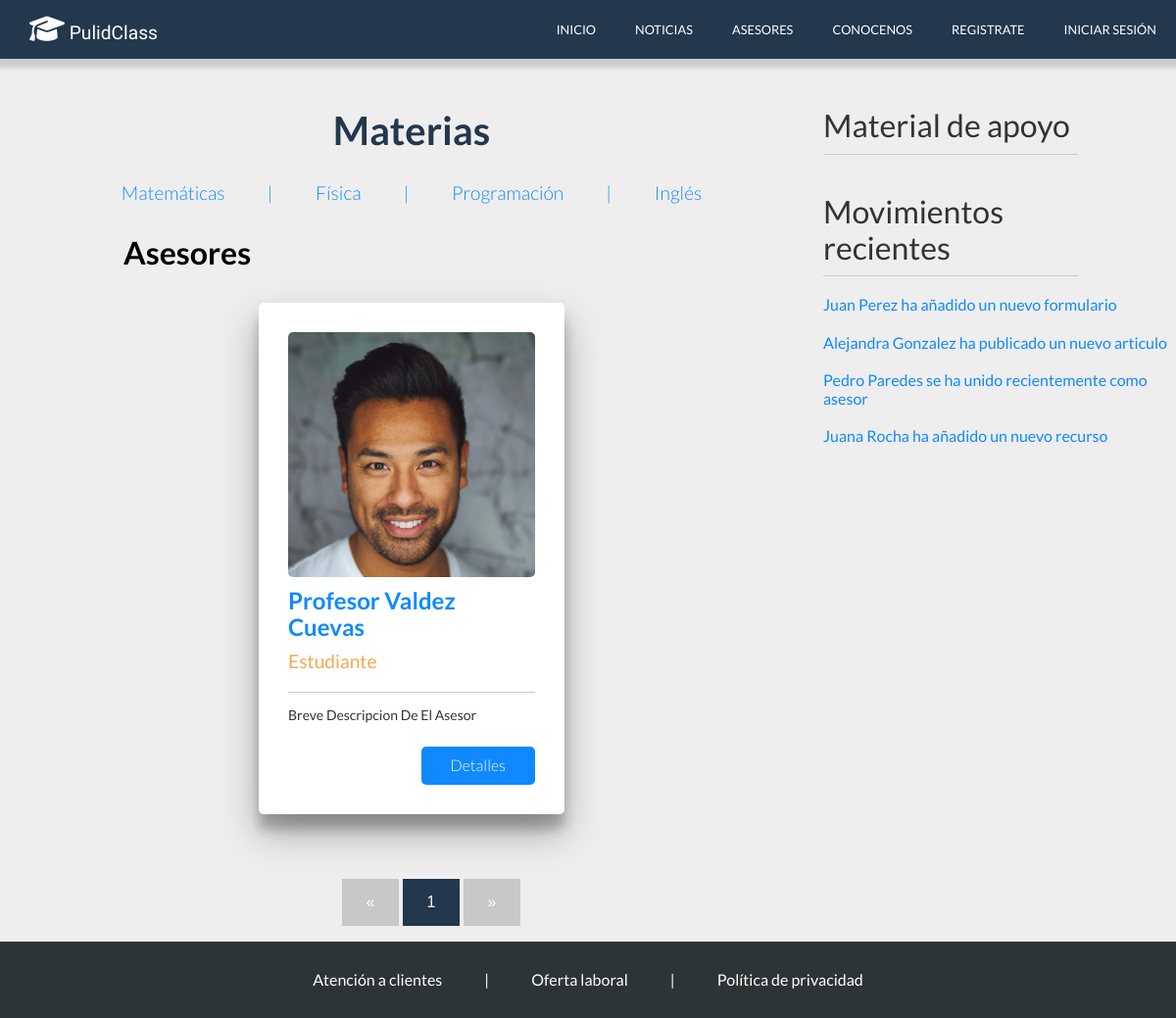
/asesores.php, run on the app's committed database.
### tables this page shows
CREATE TABLE `asesor` (
  `Id_Asesor` int(11) NOT NULL AUTO_INCREMENT,
  `Nombre_Usuario` varchar(30) NOT NULL,
  `Edad` int(11) DEFAULT NULL,
  `Grado_Estudios` varchar(40) DEFAULT NULL,
  `Nombres` varchar(50) DEFAULT NULL,
  `A_Paterno` varchar(30) DEFAULT NULL,
  `A_Materno` varchar(30) DEFAULT NULL,
  `Ocupacion` varchar(50) DEFAULT NULL,
  `Descripcion` varchar(250) DEFAULT NULL,
  `Correo` varchar(70) DEFAULT NULL,
  `Telefono` varchar(16) DEFAULT NULL,
  `Foto` text,
  PRIMARY KEY (`Id_Asesor`)
);

### asesores.php (called while the page is built, shortened)
<?php session_start();
    require('conexion.php');
    $statement = $conexion->prepare('SELECT * FROM Asesor');
    $statement->execute();
    $asesores=$statement->fetchAll();
    $pagina = isset($_GET['pagina']) ? (int)$_GET['pagina'] : 1;
    $postPorPagina = 4;
    $inicio = ($pagina > 1) ? ($pagina * $postPorPagina - $postPorPagina) : 0 ;
    $asesores_page = $conexion->prepare("SELECT SQL_CALC_FOUND_ROWS * FROM asesor LIMIT $inicio, $postPorPagina");
    $asesores_page->execute();
    $asesores_page= $asesores_page->fetchAll();
    $totalAsesores = $conexion->query('SELECT FOUND_ROWS() as total');
    $totalAsesores = $totalAsesores->fetch()['total'];
    $numeroPaginas = ceil($totalAsesores / $postPorPagina);
    require('views/asesores.view.php');
?>

### views/asesores.view.php (the view, shortened to what this page needs)
<!DOCTYPE html>
<html lang="en">
<head>
    <link rel="stylesheet" href="css/normalize.css">
    <link rel="stylesheet" href="css/asesores/estilos.css">
</head>
<body>
    <header>
        <div class="menu">
            <div class="logo">
                <a href="index.php"><h2 class="page-name"><i class="fas fa-graduation-cap"></i> PulidClass</h2></a>
            </div>
            <nav>
                <a href="index.php">Inicio</a>
                <a href="noticias.php">Noticias</a>
                <a href="asesores.php">Asesores</a>
                <a href="conocenos.php">Conocenos</a>
                <?php if(isset($_SESSION['cliente'])): ?>
                    <a href="perfil.php">Perfil</a>
                    <a href="logout.php">Cerrar Sesión</a>
                <?php elseif(isset($_SESSION['admin'])): ?>
                    <a href="admin.php">Perfil</a>
                    <a href="logout.php">Cerrar Sesión</a>
                <?php elseif(isset($_SESSION['asesor'])): ?>
                    <a href="perfil_asesor.php">Perfil</a>
                    <a href="logout.php">Cerrar Sesión</a>
                <?php else: ?>
                    <a href="register.php">Registrate</a>
                    <a href="login.php">Iniciar Sesión</a>
                <?php endif; ?>
            </nav>
        </div>
    <main>
        <div class="asesores">
            <div class="filtrado">
                <h3 class="titulo">Materias</h3>
                <a href="#">Matemáticas</a>
                <a href="#" class="separador"> | </a>
                <a href="#">Física</a>
                <a href="#" class="separador"> | </a>
                <a href="#">Programación</a>
                <a href="#" class="separador"> | </a>
                <a href="#">Inglés</a>
            </div>
            <div class="grid">
                <div class="titulo">
                    <h3>Asesores</h3>
                </div>
                <?php
                    foreach($asesores_page as $asesor){
                    $nombre=$asesor['Nombres']." ".$asesor['A_Paterno']." ".$asesor['A_Materno'];
                    $ocupacion=$asesor['Ocupacion'];
                    $descripcion=$asesor['Descripcion'];
                    $foto=$asesor['Foto'];
                ?>
                <div class="asesor">
                    <form enctype="multipart/form-data" action="asesor.php" method="GET">
                        <div class="foto">
                            <img src="<?php echo $foto?>" alt="">
                        </div>
                        <p class="nombre"><?php echo $nombre ?></p>
                        <p class="ocupacion"><?php echo $ocupacion ?></p>
                        <p class="descripcion"><?php echo $descripcion ?></p>
                        <input type="submit" value="Detalles">
                    </form>
                </div>
                <?php
                }
                ?>
            </div>
            <div class="paginacion">
                    <ul>
                        <?php if($pagina == 1): ?>
                            <li class="disabled">&laquo;</li>
                        <?php else: ?>
                            <li><a href="?pagina=<?php echo $pagina - 1 ?>">&laquo;</a></li>
                        <?php endif; ?>
                        <?php
                            for($i = 1; $i <= $numeroPaginas; $i++){
                                if ($pagina === $i) {
                                    echo "<li class='active'><a href='?pagina=$i'>$i</a></li>";
                                } else {
                                    echo "<li><a href='?pagina=$i'>$i</a></li>";
                                }
                            }
                        ?>
                        <?php if($pagina == $numeroPaginas): ?>
                            <li class="disabled">&raquo;</li>
                        <?php else: ?>
                            <li><a href="?pagina=<?php echo $pagina + 1 ?>">&raquo;</a></li>
                        <?php endif; ?>
                    </ul>
            </div>
        </div>
        <div class="recursos">
        <h2>Material de apoyo</h2>
            <div class="movimientos">
                <h3>Movimientos recientes</h3>
                <a href="#">Juan Perez ha añadido un nuevo formulario</a>
                <a href="#">Alejandra Gonzalez ha publicado un nuevo articulo</a>
                <a href="#">Pedro Paredes se ha unido recientemente como asesor</a>
                <a href="">Juana Rocha ha añadido un nuevo recurso</a>
            </div>
        </div>
    </main>
    <footer>
    <div class="info">
            <a href="#">Atención a clientes</a>
            <a href="#" class="separador"> | </a>
            <a href="#">Oferta laboral</a>
            <a href="#" class="separador"> | </a>
            <a href="politicas.php">Política de privacidad</a>
        </div>
    </footer>
</body>
</html>

### css/asesores/estilos.css (style rules this page uses)
header .menu { background: #23374d; color: #fff; display: flex; box-shadow: 3px 3px 5px 6px #ccc; height: 60px; }
header .menu .logo { display: flex; flex-direction: row; flex-wrap: wrap; align-items: center; width: 20%; padding: 10px; }
header .menu .logo a { color: white; text-decoration: none; }
header .menu .logo a h2 { margin: 0 20px; font-family: "Titillium Web", sans-serif; font-size: 1.2em; font-weight: 300; }
header .menu .logo a h2 i { font-size: 1.5em; }
header .menu nav { text-transform: uppercase; width: 80%; display: flex; flex-direction: row; flex-wrap: wrap; align-items: center; justify-content: flex-end; text-align: right; }
header .menu nav a { font-size: 0.8em; margin: 0 20px; text-decoration: none; color: #fff; transition: all 0.3s ease; }
main .asesores { float: left; width: 70%; }
main .asesores .filtrado { text-align: center; }
main .asesores .filtrado .titulo { margin: 0; margin-top: 50px; margin-bottom: 30px; font-size: 2.5em; color: #23374d; }
main .asesores .filtrado a { text-decoration: none; color: #1089ff; font-size: 1.2em; font-weight: 300; margin: 0 20px; }
main .asesores .filtrado .separador { pointer-events: none; cursor: default; }
main .asesores .grid { display: flex; flex-direction: row; flex-wrap: wrap; justify-content: center; }
main .asesores .grid .titulo { width: 100%; margin-left: 15%; }
main .asesores .grid .titulo h3 { font-size: 2em; }
main .asesores .grid .asesor { background: #fff; width: 30%; position: relative; padding: 30px; border-radius: 5px; margin: 0 50px; margin-bottom: 50px; box-shadow: 0 19px 38px rgba(0, 0, 0, 0.3), 0 15px 12px rgba(0, 0, 0, 0.22); }
main .asesores .grid .asesor p { margin: 0; }
main .asesores .grid .asesor .foto { margin: 0 auto; overflow: hidden; border-radius: 5px; height: 250px; }
main .asesores .grid .asesor .foto img { width: 100%; }
main .asesores .grid .asesor .nombre { margin-top: 10px; font-size: 1.5em; font-weight: 700; color: #1089ff; margin-bottom: 10px; }
main .asesores .grid .asesor .ocupacion { font-size: 1.2em; font-weight: 400; color: #f3a953; margin-bottom: 10px; padding-bottom: 20px; border-bottom: 1px solid #ccc; }
main .asesores .grid .asesor .descripcion { font-size: 0.875em; line-height: 1.8em; color: #333; margin-bottom: 20px; }
main .asesores .grid .asesor input[type='submit'] { background: #1089ff; text-decoration: none; padding: 10px 30px; float: right; color: #fff; font-weight: 300; border-radius: 5px; border-style: none; transition: 0.3s all ease; }
main .asesores .paginacion { display: block; text-align: center; }
main .asesores .paginacion ul { list-style: none; }
main .asesores .paginacion ul .disabled { background: #c8c8c8; display: inline-block; font-family: "Oswald", Arial, helvetica, sans-serif; padding: 15px 25px; cursor: not-allowed; color: #fff; text-decoration: none; }
main .asesores .paginacion ul li { line-height: normal; text-decoration: none; display: inline; }
main .asesores .paginacion ul li a { display: inline-block; font-family: "Oswald", Arial, helvetica, sans-serif; padding: 15px 25px; background: #23374d; color: #fff; text-decoration: none; }
main .recursos { margin-top: 50px; float: left; width: 30%; color: #333; }
main .recursos h2 { font-size: 2em; margin: 0; margin-right: 100px; padding-bottom: 10px; border-bottom: 1px solid #ccc; font-weight: 400; }
main .recursos .movimientos { margin-bottom: 50px; }
main .recursos .movimientos h3 { font-size: 2em; margin: 0; margin-right: 100px; padding-bottom: 10px; margin-top: 40px; border-bottom: 1px solid #ccc; font-weight: 400; }
main .recursos .movimientos a { display: block; text-decoration: none; color: #1089ff; margin: 20px 0; }
footer { clear: both; background: #2d3436; }
footer .info { padding: 30px 0; text-align: center; }
footer .info a { text-decoration: none; color: #fff; margin: 0 20px; }
footer .info .separador { pointer-events: none; cursor: default; }
body { background: #eeeeee; font-size: 16px; font-family: "Lato", sans-serif; }

### data on the page
asesor: Foto (picture), nombre "Profesor Valdez Cuevas", Ocupacion "Estudiante", Descripcion "Breve Descripcion De El Asesor"
